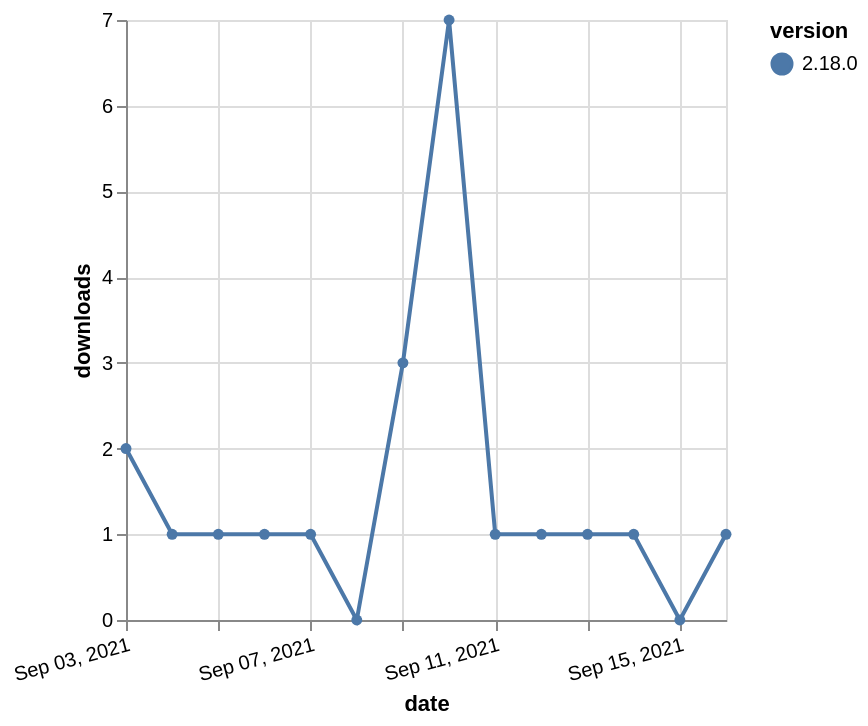

Source (Vega-Lite JSON):
### Vega-Lite specification from a JSON file in a GitHub repository (floating-point values rounded to 4 significant figures)
{"$schema": "https://vega.github.io/schema/vega-lite/v5.json", "description": "A simple bar chart with embedded data.", "data": {"values": [{"date": "2021-09-03", "total": 507, "delta": 2, "version": "2.18.0"}, {"date": "2021-09-04", "total": 508, "delta": 1, "version": "2.18.0"}, {"date": "2021-09-05", "total": 509, "delta": 1, "version": "2.18.0"}, {"date": "2021-09-06", "total": 510, "delta": 1, "version": "2.18.0"}, {"date": "2021-09-07", "total": 511, "delta": 1, "version": "2.18.0"}, {"date": "2021-09-08", "total": 511, "delta": 0, "version": "2.18.0"}, {"date": "2021-09-09", "total": 514, "delta": 3, "version": "2.18.0"}, {"date": "2021-09-10", "total": 521, "delta": 7, "version": "2.18.0"}, {"date": "2021-09-11", "total": 522, "delta": 1, "version": "2.18.0"}, {"date": "2021-09-12", "total": 523, "delta": 1, "version": "2.18.0"}, {"date": "2021-09-13", "total": 524, "delta": 1, "version": "2.18.0"}, {"date": "2021-09-14", "total": 525, "delta": 1, "version": "2.18.0"}, {"date": "2021-09-15", "total": 525, "delta": 0, "version": "2.18.0"}, {"date": "2021-09-16", "total": 526, "delta": 1, "version": "2.18.0"}]}, "width": "container", "mark": {"type": "line", "point": {"filled": true}}, "encoding": {"x": {"field": "date", "type": "temporal", "timeUnit": "yearmonthdate", "title": "date", "axis": {"labelAngle": -15}}, "y": {"field": "delta", "type": "quantitative", "title": "downloads"}, "color": {"field": "version", "type": "nominal"}, "tooltip": {"field": "delta"}}}
